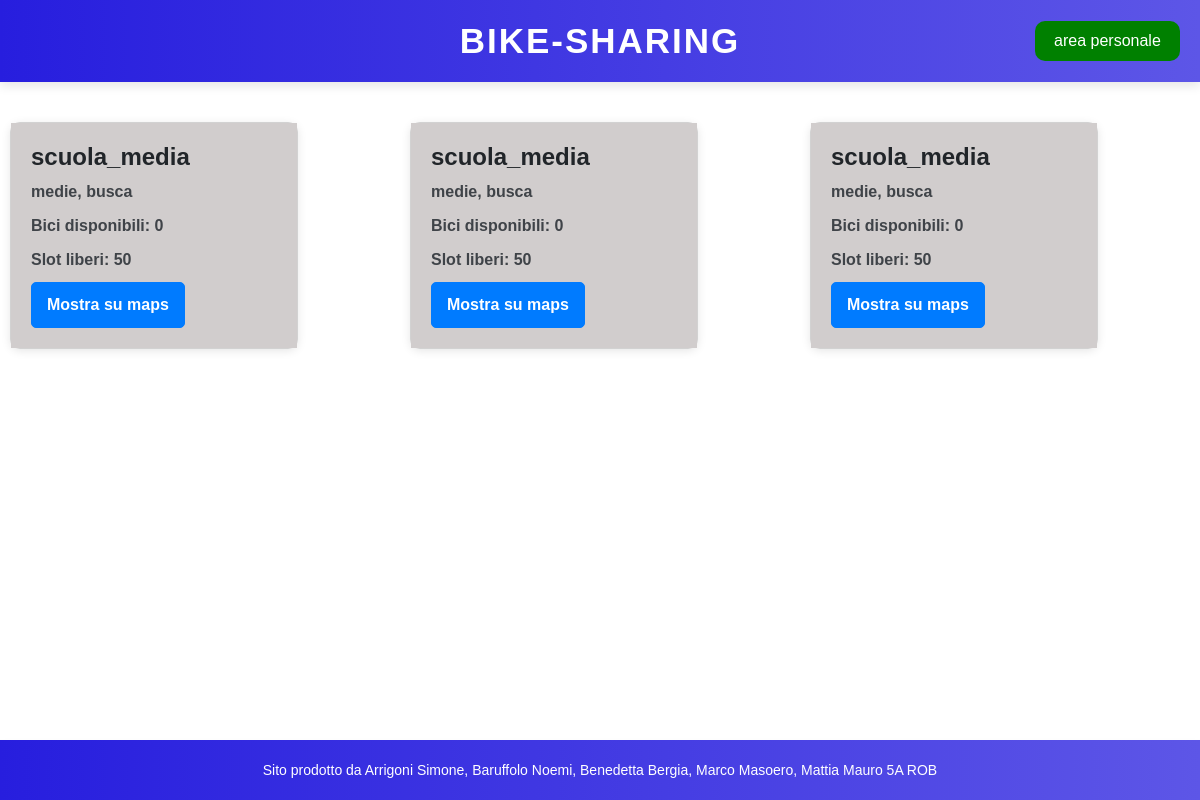
The page /bike_sharing/index.php (signed in) on the database its author committed.
### tables this page shows
CREATE TABLE `stazioni` (
  `id_stazione` int(11) NOT NULL,
  `nomeStazione` varchar(20) NOT NULL,
  `via` varchar(30) NOT NULL,
  `citta` varchar(30) NOT NULL,
  `latitudine` varchar(10) NOT NULL,
  `longitudine` varchar(10) NOT NULL
);

### bike_sharing/index.php (the view, shortened to what this page needs)
<?php
    include_once("./templates/header.php")
?>
<div class="container_index">
    <?php
        require("./conf/db_config.php");
        $stmt = $conn->prepare("SELECT * FROM stazioni");
        $stmt->execute();
        $result = $stmt->get_result();
        $stazioni = $result->fetch_all(MYSQLI_ASSOC);
        foreach($stazioni as $stazione){
            $nBici = 0;
            $nSlot = 50;
            $url_googlemaps = "https://www.google.com/maps?q=".$stazione["latitudine"].",".$stazione["longitudine"]."";
            echo "<div class='card' style='width: 18rem;'>
            <div class='card-body'>
                <h5 class='card-title'>".$stazione["nomeStazione"]."</h5>
                <p class='card-text'>".$stazione["via"].", ".$stazione["citta"]."</p>
                <p class='card-text'> Bici disponibili: ".$nBici."</p>
                <p class='card-text'> Slot liberi: ".($nSlot-$nBici)."</p>
                <a href='$url_googlemaps' target='_blank' class='btn btn-primary'>Mostra su maps</a>
            </div>
            </div>";
        }
    ?>
</div>
<?php
    include_once("./templates/footer.php")
?>

### bike_sharing/css/style.css (style rules this page uses)
html, body { overflow-x: hidden; width: 100%; }
body { font-family: helvetica, sans-serif; padding-bottom: 80px; }
.container_index { max-width: 1300px; margin: 30px auto; padding: 10px; display: grid; grid-template-columns: repeat(auto-fit, minmax(280px, 1fr)); gap: 20px; justify-content: center; }
.card { width: 100%; border-radius: 10px; box-shadow: 0 2px 10px rgba(0, 0, 0, 0.1); transition: transform 0.3s ease; }
.card-body { background-color: #d1cdcd; padding: 20px; }
.card-title { font-size: 1.5rem; font-weight: bold; }
.card-text { font-size: 1rem; color: #3f4348; margin-bottom: 10px; font-weight: 700; }
.btn-primary { background-color: #007bff; border-color: #007bff; font-weight: bold; padding: 10px 15px; border-radius: 5px; }

### rows shown on the page
stazioni: nomeStazione "scuola_media", via "medie", citta "busca", nBici "0", nBici "50"
stazioni: nomeStazione "scuola_media", via "medie", citta "busca", nBici "0", nBici "50"
stazioni: nomeStazione "scuola_media", via "medie", citta "busca", nBici "0", nBici "50"
